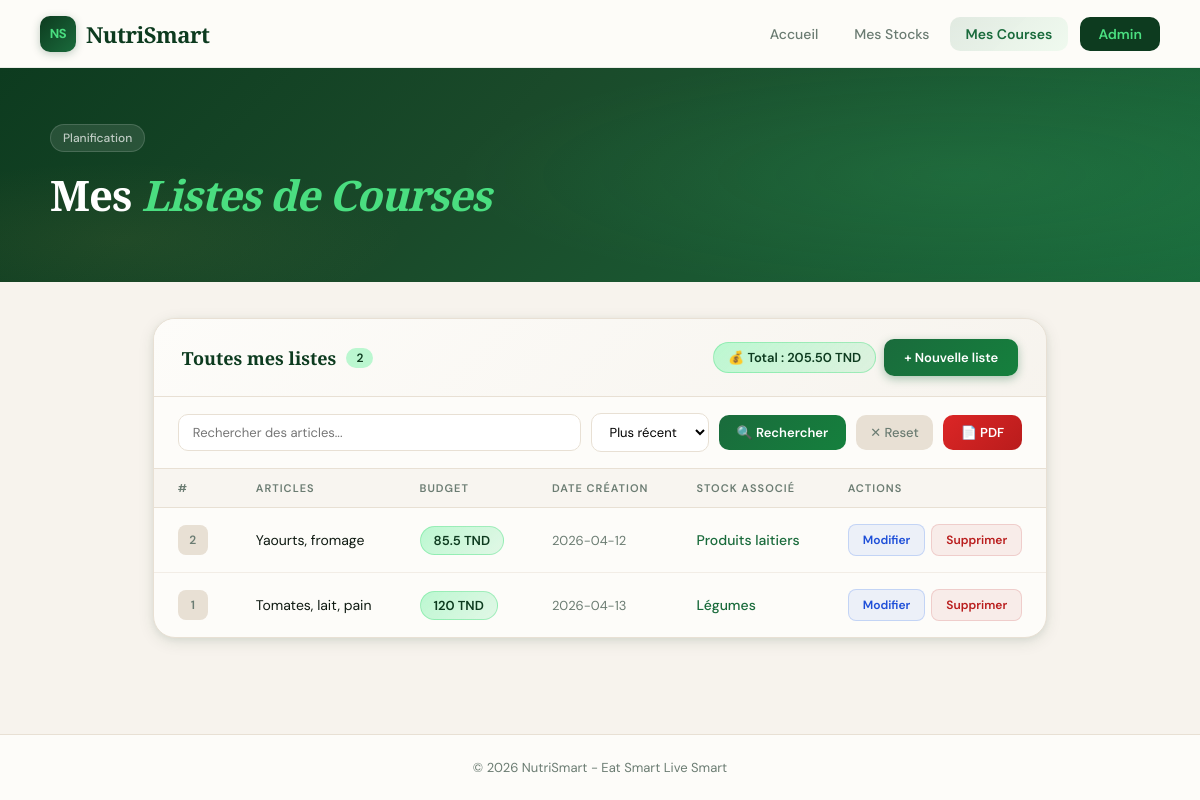
Screenshot of /index.php?page=liste_courses with the database file from the repository.
### tables this page shows
CREATE TABLE `liste_courses` (
  `id`                 INT(11)      NOT NULL AUTO_INCREMENT,
  `articles_a_acheter` VARCHAR(255) NOT NULL,
  `budget`             FLOAT        NOT NULL DEFAULT 0,
  `date_creation`      DATE         NOT NULL,
  `stock_id`           INT(11)      DEFAULT NULL,
  PRIMARY KEY (`id`),
  FOREIGN KEY (`stock_id`) REFERENCES `stock`(`id`) ON DELETE SET NULL
);

CREATE TABLE `stock` (
  `id`              INT(11)      NOT NULL AUTO_INCREMENT,
  `type`            VARCHAR(50)  NOT NULL,
  `produits`        VARCHAR(255) NOT NULL,
  `date_expiration` DATE         NOT NULL,
  `seuil_minimum`   FLOAT        NOT NULL DEFAULT 0,
  PRIMARY KEY (`id`)
);

### View/BackOffice/liste_courses/list.php (the view, shortened to what this page needs)
<?php $totalBudget = getTotalBudget(); ?>
<div class="card">
  <div class="card-header">
    <h2>Toutes mes listes <span class="count-badge"><?= $total ?></span></h2>
    <div style="display:flex;gap:8px;align-items:center">
      <span style="background:linear-gradient(135deg,var(--lime-soft),rgba(74,222,128,.15));color:var(--forest);border:1px solid rgba(74,222,128,.4);padding:6px 14px;border-radius:999px;font-size:13px;font-weight:600">
        💰 Total : <?= number_format($totalBudget,2) ?> TND
      </span>
      <a href="<?= $retourAdd ?>" class="btn btn-vert">+ Nouvelle liste</a>
    </div>
  </div>
  <form method="GET" action="index.php"
        style="display:flex;align-items:center;gap:10px;padding:16px 24px;border-bottom:1px solid var(--sand);flex-wrap:wrap;">
    <input type="text" name="search" value="<?= htmlspecialchars($search??'',ENT_QUOTES) ?>"
           placeholder="Rechercher des articles..."
           style="padding:9px 14px;border:1.5px solid var(--sand);border-radius:10px;font-size:13px;flex:1;min-width:180px;outline:none;font-family:'DM Sans',sans-serif;"
           onfocus="this.style.borderColor='var(--green)'" onblur="this.style.borderColor='var(--sand)'"/>
    <select name="sort" style="padding:9px 14px;border:1.5px solid var(--sand);border-radius:10px;font-size:13px;font-family:'DM Sans',sans-serif;outline:none;background:var(--white);">
      <option value="id_desc"    <?= ($sort??'id_desc')==='id_desc'    ?'selected':'' ?>>Plus récent</option>
    </select>
    <button type="submit" style="padding:9px 18px;background:linear-gradient(135deg,var(--green),#15803d);color:#fff;border:none;border-radius:10px;font-size:13px;font-weight:600;cursor:pointer;font-family:'DM Sans',sans-serif;">🔍 Rechercher</button>
    <a href="index.php?page=liste_courses<?= $space==='back'?'&space=back':'' ?>" style="padding:9px 14px;background:var(--sand);color:var(--muted);border-radius:10px;font-size:13px;font-weight:500;text-decoration:none;">✕ Reset</a>
    <a href="index.php?page=liste_courses&action=export_pdf<?= $space==='back'?'&space=back':'' ?>&search=<?= urlencode($search??'') ?>&sort=<?= urlencode($sort??'id_desc') ?>"
       style="padding:9px 18px;background:linear-gradient(135deg,#dc2626,#b91c1c);color:#fff;border-radius:10px;font-size:13px;font-weight:600;text-decoration:none;">📄 PDF</a>
  </form>
  <table>
    <thead>
      <tr><th>#</th><th>Articles</th><th>Budget</th><th>Date création</th><th>Stock associé</th><th>Actions</th></tr>
    </thead>
    <tbody>
      <?php if (empty($listes)): ?>
        <tr><td colspan="6" style="text-align:center;padding:48px;color:var(--muted)">
          <?= !empty($search) ? 'Aucun résultat pour "<strong>'.htmlspecialchars($search).'</strong>".' : 'Aucune liste enregistrée.' ?>
        </td></tr>
      <?php else: ?>
        <?php foreach ($listes as $row):
          $urlUpdate    = "index.php?page=liste_courses&action=update&id={$row['id']}" . ($space==='back'?'&space=back':'');
          $urlDelete    = "index.php?page=liste_courses&action=delete&id={$row['id']}" . ($space==='back'?'&space=back':'');
          $stockHtml    = $row['stock_type'] ? "<span style='color:var(--green);font-weight:500'>".htmlspecialchars($row['stock_type'],ENT_QUOTES,'UTF-8')."</span>" : "<span style='color:var(--muted)'>—</span>";
        ?>
        <tr>
          <td><span class="row-num"><?= $row['id'] ?></span></td>
          <td><span class="articles-text"><?= htmlspecialchars($row['articles_a_acheter'],ENT_QUOTES,'UTF-8') ?></span></td>
          <td><span class="badge-budget"><?= htmlspecialchars((string)$row['budget'],ENT_QUOTES,'UTF-8') ?> TND</span></td>
          <td><span class="date-text"><?= htmlspecialchars($row['date_creation'],ENT_QUOTES,'UTF-8') ?></span></td>
          <td><?= $stockHtml ?></td>
          <td>
            <div class="actions-group">
              <a href="<?= $urlUpdate ?>" class="btn btn-bleu btn-sm">Modifier</a>
              <a href="<?= $urlDelete ?>" class="btn btn-rouge btn-sm" onclick="return confirm('Supprimer cette liste ?')">Supprimer</a>
            </div>
          </td>
        </tr>
        <?php endforeach; ?>
      <?php endif; ?>
    </tbody>
  </table>
</div>

### View/shared/front_header.php (style rules this page uses)
:root { --forest:#0d3b1f; --green:#1a6b3c; --lime:#4ade80; --lime-soft:#bbf7d0; --cream:#f7f3ed; --ivory:#fdfcf9; --sand:#e8e0d4; --gold:#c9a84c; --ink:#0f1a12; --muted:#6b7c72; --white:#ffffff; --danger:#b91c1c; --shadow-sm:0 1px 3px rgba(13,59,31,.08),0 1px 2px rgba(13,59,31,.05); --shadow-md:0 4px 16px rgba(13,59,31,.10),0 2px 6px rgba(13,59,31,.06); --shadow-lg:0 20px 60px rgba(13,59,31,.15),0 8px 24px rgba(13,59,31,.08); --radius:14px; --radius-lg:22px; }
*,*::before,*::after { box-sizing:border-box;margin:0;padding:0; }
html { scroll-behavior:smooth; }
body { font-family:'DM Sans',sans-serif;background:var(--cream);color:var(--ink);min-height:100vh;display:flex;flex-direction:column;-webkit-font-smoothing:antialiased; }
a { text-decoration:none;color:inherit; }
.card { background:var(--ivory);border:1px solid var(--sand);border-radius:var(--radius-lg);overflow:hidden;box-shadow:var(--shadow-md); }
.card-header { padding:20px 28px;border-bottom:1px solid var(--sand);background:linear-gradient(135deg,var(--ivory),rgba(232,224,212,.3));display:flex;align-items:center;justify-content:space-between;gap:12px; }
.card-header h2 { font-family:'Playfair Display',serif;font-size:18px;font-weight:600;color:var(--forest);display:flex;align-items:center;gap:10px; }
.count-badge { display:inline-flex;align-items:center;justify-content:center;background:var(--lime-soft);color:var(--forest);border-radius:999px;padding:2px 10px;font-size:12px;font-weight:600;font-family:'DM Sans',sans-serif; }
table { width:100%;border-collapse:collapse; }
thead th { padding:12px 24px;text-align:left;font-size:11px;font-weight:600;text-transform:uppercase;letter-spacing:1px;color:var(--muted);background:rgba(232,224,212,.25);border-bottom:1px solid var(--sand); }
tbody td { padding:16px 24px;font-size:14px;border-bottom:1px solid rgba(232,224,212,.5);vertical-align:middle;color:var(--ink); }
tbody tr:last-child td { border-bottom:none; }
.badge-budget { display:inline-flex;align-items:center;gap:4px;background:linear-gradient(135deg,var(--lime-soft),rgba(74,222,128,.15));color:var(--forest);border:1px solid rgba(74,222,128,.4);padding:5px 13px;border-radius:999px;font-size:13px;font-weight:600; }
.row-num { display:inline-flex;width:30px;height:30px;border-radius:8px;background:var(--sand);color:var(--muted);align-items:center;justify-content:center;font-size:12px;font-weight:600; }
.date-text { color:var(--muted);font-size:13px; }
.articles-text { max-width:260px;white-space:nowrap;overflow:hidden;text-overflow:ellipsis; }
.actions-group { display:flex;gap:6px; }
.btn { display:inline-flex;align-items:center;gap:7px;padding:10px 20px;border-radius:10px;font-size:13px;font-weight:600;cursor:pointer;border:none;text-decoration:none;transition:all .2s cubic-bezier(.16,1,.3,1);white-space:nowrap;font-family:'DM Sans',sans-serif; }
.btn-vert { background:linear-gradient(135deg,var(--green),#15803d);color:#fff;box-shadow:0 3px 10px rgba(26,107,60,.35); }
.btn-bleu { background:rgba(37,99,235,.08);color:#1d4ed8;border:1px solid rgba(37,99,235,.2); }
.btn-rouge { background:rgba(185,28,28,.07);color:var(--danger);border:1px solid rgba(185,28,28,.15); }
.btn-sm { padding:7px 14px;font-size:12px;border-radius:8px; }

### rows the page displays
liste_courses: id "2", articles_a_acheter "Yaourts, fromage", budget "85.5", date_creation "2026-04-12", stock.type "Produits laitiers"
liste_courses: id "1", articles_a_acheter "Tomates, lait, pain", budget "120", date_creation "2026-04-13", stock.type "Légumes"

### other values shown
$total "2"
$totalBudget "205.50"
